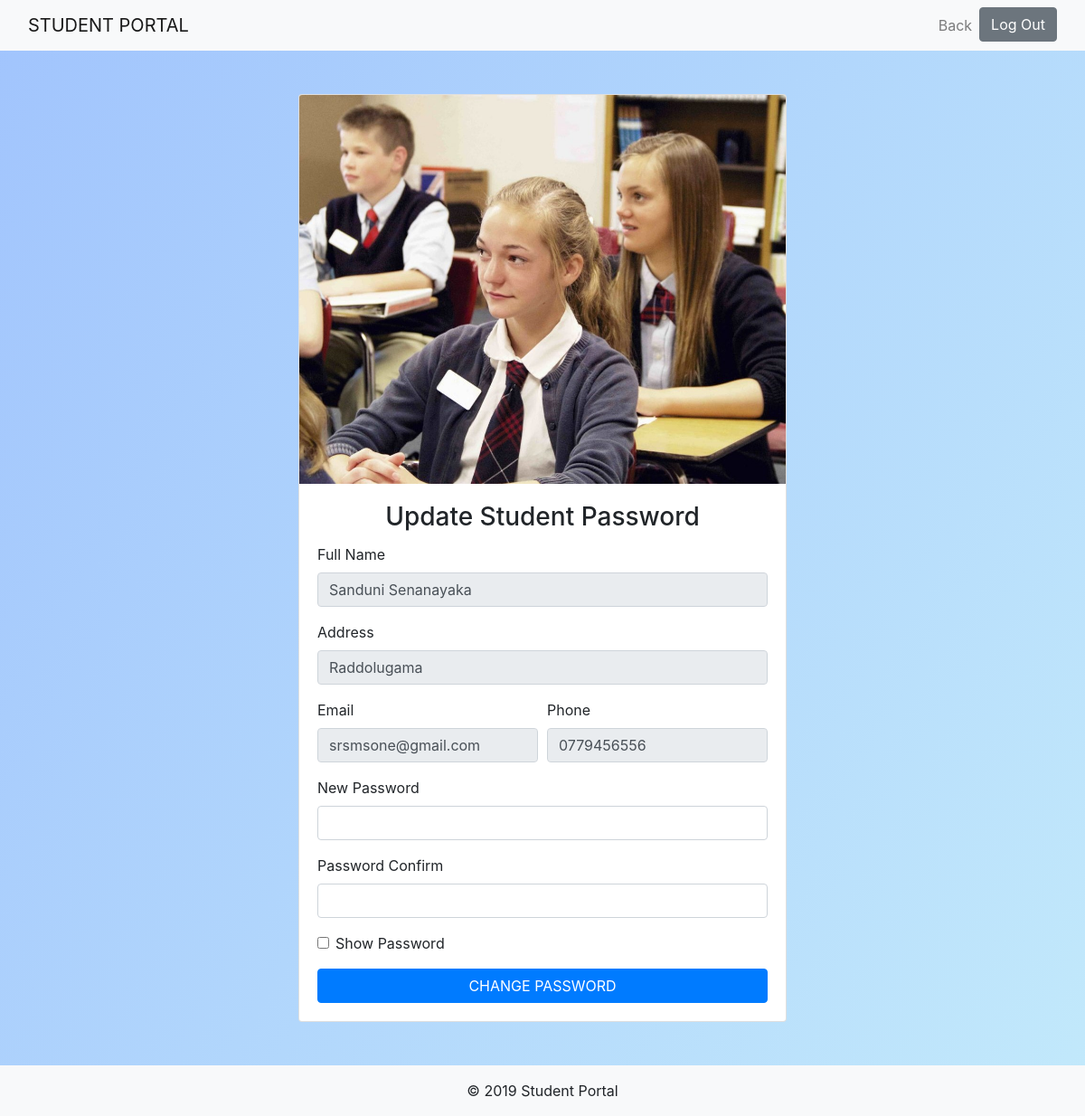
/pages/student-password.php?student_id=2 (signed in), run on the app's committed database.
### tables this page shows
CREATE TABLE IF NOT EXISTS `student` (
  `student_id` int(11) NOT NULL AUTO_INCREMENT,
  `email` varchar(45) NOT NULL,
  `password` varchar(45) NOT NULL,
  `name` varchar(45) NOT NULL,
  `phone` varchar(45) NOT NULL,
  `address` varchar(45) NOT NULL,
  `last_login` varchar(45) NOT NULL,
  `is_deleted` int(11) NOT NULL,
  PRIMARY KEY (`student_id`)
);

### pages/student-password.php (the view, shortened to what this page needs)
<?php require_once('../includes/connection.php') ?>
<?php
	$name = '';
	$address = '';
	$phone = '';
	$email = '';
	if(isset($_GET['student_id'])){
		$student_id = mysqli_real_escape_string($connection, $_GET['student_id']);
		$query = "SELECT * FROM student WHERE student_id = {$student_id} LIMIT 1";
		$result_set = mysqli_query($connection, $query);
		if($result_set){
			if(mysqli_num_rows($result_set) == 1){
				$result = mysqli_fetch_assoc($result_set);
				$name = $result['name'];
				$address = $result['address'];
				$phone = $result['phone'];
				$email = $result['email'];
			}else{
				header('Location: student-details.php?err=not_found');
			}
		}else{
			header('Location: student-details.php?err=query_failed');
		}
	}
?>
<!DOCTYPE html>
<html>
<head>
	<link rel="stylesheet" href="https://maxcdn.bootstrapcdn.com/bootstrap/4.0.0/css/bootstrap.min.css">
    <link rel="stylesheet" type="text/css" href="../css/styles.css">
</head>
<body>
	<header>
		<nav class="navbar navbar-expand-md navbar-light bg-light sticky-top">
			<div class="container-fluid">
            	<a class="navbar-brand" href="../index.php">STUDENT PORTAL</a>
            	<div class="collapse navbar-collapse" id="navbar-responsive">
                	<ul class="navbar-nav ml-auto">
                		<li class="nav-item"><a class="nav-link" href="student-details.php">Back</a></li>
                    	<li class="nav-item"><a class="btn btn-secondary btn-block" href="logout.php">Log Out</a></li>
                	</ul>
            	</div>
        	</div>
		</nav>
	</header>
	<main class="container padding">
		<div class="row">
			<div class="col-sm-12 col-md-6 mx-auto">
				<div class="card card-signin my-5">
					<img src="../assets/student.jpg" class="card-img-top" alt="Student Image">
					<div class="card-body">
						<h3 class="card-title text-center">Update Student Password</h3>
						<form action="student-password.php" method="post">
							<div class="form-row">
								<div class="form-group col-md-12">
									<label for="name">Full Name</label>
									<input type="text" name="full_name" class="form-control" <?php echo 'value="'.$name.'"'; ?> disabled>
								</div>
								<div class="form-group col-md-12">
									<label for="address">Address</label>
									<input type="text" name="address" class="form-control" <?php echo 'value="'.$address.'"'; ?> disabled>
								</div>
								<div class="form-group col-sm-12 col-md-6">
									<label for="email">Email</label>
									<input type="email" name="email" class="form-control" <?php echo 'value="'.$email.'"'; ?> disabled>
								</div>
								<div class="form-group col-sm-12 col-md-6">
									<label for="phone">Phone</label>
									<input type="text" name="phone" class="form-control" <?php echo 'value="'.$phone.'"'; ?> disabled>
								</div>
								<div class="form-group col-sm-12 col-md-12">
									<label for="password">New Password</label>
									<input type="password" id="password" name="password" class="form-control">
								</div>
								<div class="form-group col-sm-12 col-md-12">
									<label for="password">Password Confirm</label>
									<input type="password" id="password" name="password_confirm" class="form-control">
								</div>
								<div class="form-group col-sm-12 col-md-12">
    								<div class="form-check">
      									<input class="form-check-input" id="showpassword" name="showpassword" type="checkbox" id="showpassword">
      									<label class="form-check-label" for="gridCheck">Show Password</label>
    								</div>
  								</div>
							</div>
							<button type="submit" class="btn btn-primary text-uppercase btn-block" name="submit">Change Password</button>
						</form>
					</div>
				</div>
			</div>
		</div>
	</main>
	<footer class="footer">
        <div class="container-fluid padding bg-light">
            <div class="row text-center">
                <div class="col-12 pt-3">
                    <p>&copy; 2019 Student Portal</p>
                </div>
            </div>
        </div>
    </footer>
</body>
</html>

### css/styles.css (style rules this page uses)
* { margin: 0; padding: 0; }
body { background-image: linear-gradient(120deg, #a1c4fd 0%, #c2e9fb 100%); background-repeat: no-repeat; background-attachment: fixed; background-size: cover; height: 100vh; }

### data on the page
student: full_name "Sanduni Senanayaka", address "Raddolugama", email "srsmsone@gmail.com", phone "0779456556"
